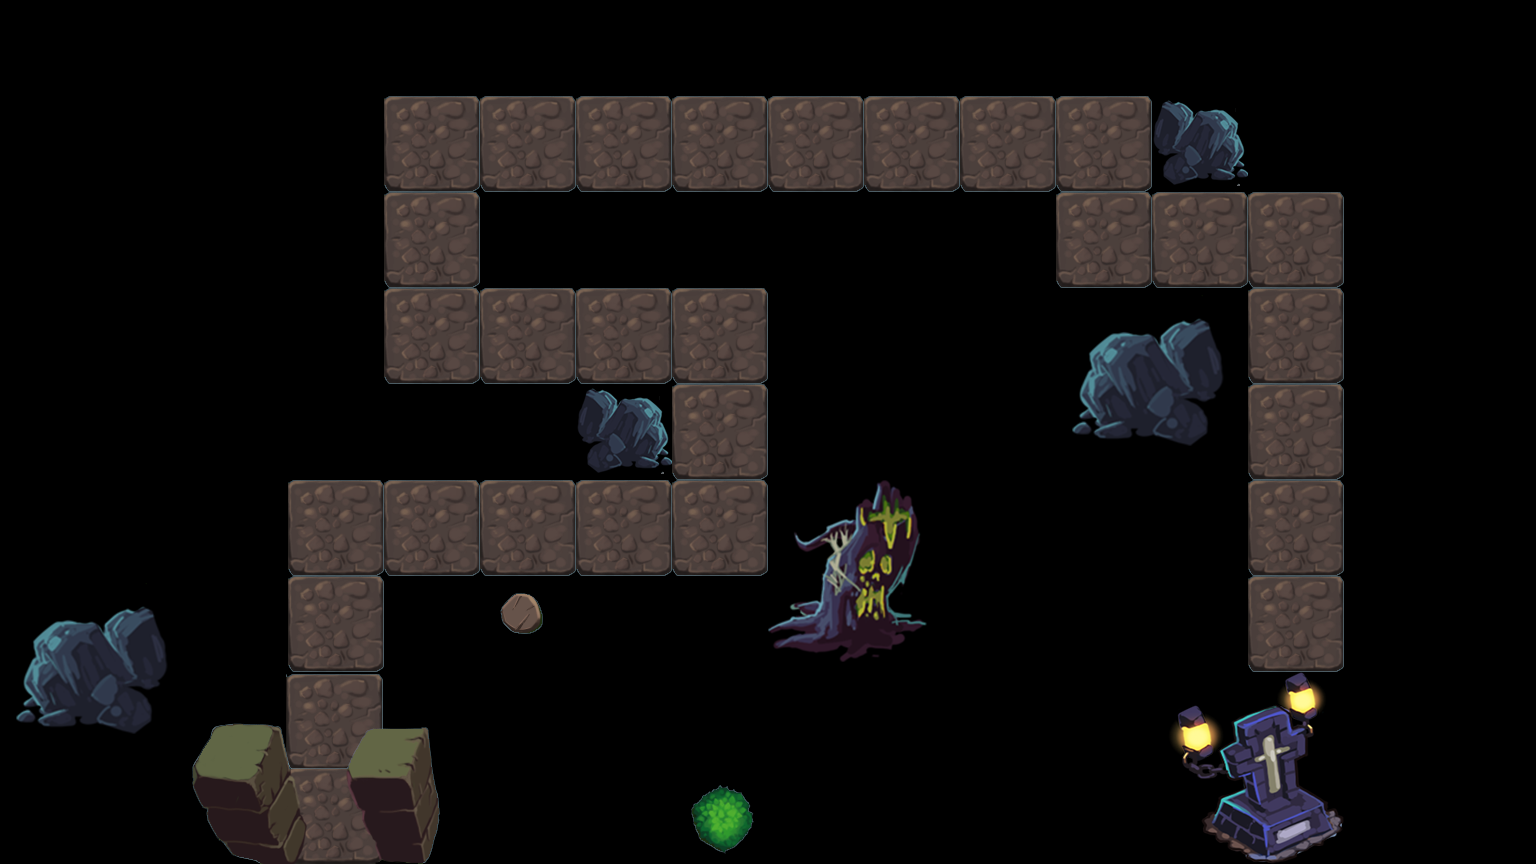

This is a level from a 2D game, rendered from its Tiled map with the project's own tilesets. A one-line summary and the map file follow, with tile-layer data summarised:
An orthogonal 16x9 tile map with 96x96 px tiles, 1 tile layer (bg) and 11 objects (0, 1, 2, 3, 4, ...).

<map version="1.0" orientation="orthogonal" renderorder="right-down" width="16" height="9" tilewidth="96" tileheight="96">
 <tileset firstgid="1" name="tiles" tilewidth="96" tileheight="96">
  <image source="tiles.png" width="768" height="576" />
  <tile id="23">
   <properties>
    <property name="canTouch" value="1" />
   </properties>
  </tile>
 </tileset>
 <layer name="bg" width="16" height="9">
  <data>[144 cells, 144 non-empty, 24 distinct tile ids]</data>
 </layer>
 <objectgroup name="obj">
  <object name="0" x="327" y="810" />
  <object name="1" x="358" y="501" />
  <object name="2" x="745" y="495" />
  <object name="3" x="697" y="295" />
  <object name="4" x="415" y="304" />
  <object name="5" x="442" y="116" />
  <object name="6" x="1088" y="98" />
  <object name="7" x="1127" y="210" />
  <object name="8" x="1321" y="216" />
  <object name="9" x="1294" y="610" />
  <object name="10" x="1279" y="743" />
 </objectgroup>
</map>
